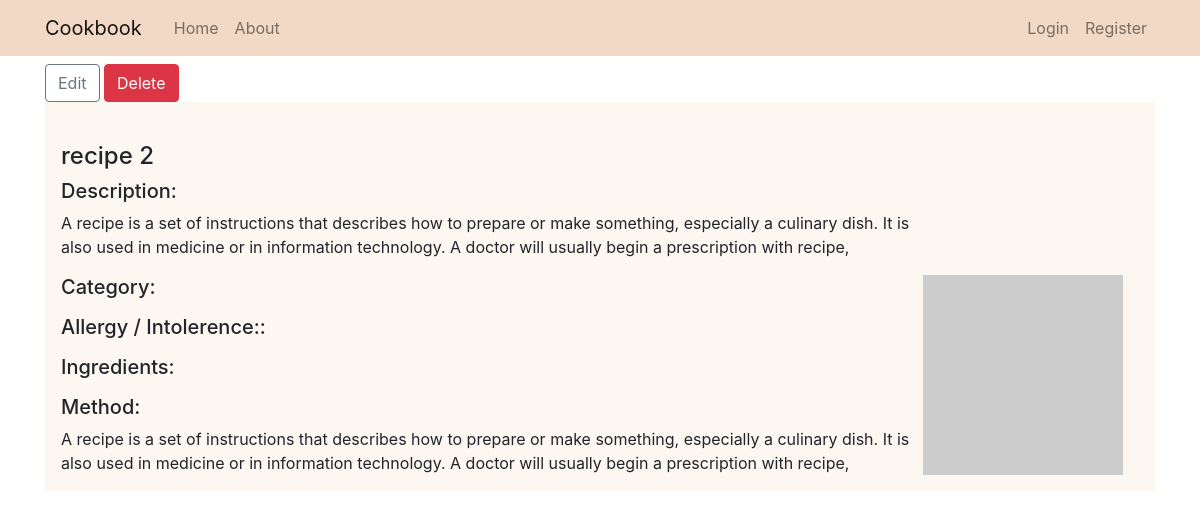
Screenshot of /recipe/2 with the database file from the repository.
### cookbook/models.py (models this page shows, shortened)
class Recipe(db.Model):
    id = db.Column(db.Integer, primary_key=True)
    title = db.Column(db.String(100), nullable=False)
    category = db.Column(db.String(100), nullable=False, default='')
    requirement = db.Column(db.String(100), nullable=False, default='')
    ingredients = db.Column(db.Text, nullable=False, default='')
    date = db.Column(db.DateTime, nullable=False, default=datetime.utcnow)
    description = db.Column(db.Text, nullable=False, default='')
    method = db.Column(db.Text, nullable=False, default='')
    picture = db.Column(db.String(150), nullable=False, default='https://dummyimage.com/300')
    user_id = db.Column(db.Integer, db.ForeignKey('user.id'), nullable=False) # foreign key to the author of the recipe

### cookbook/routes.py (the view)
@app.route("/recipe/<int:recipe_id>")
def recipe(recipe_id):
    recipe = Recipe.query.get_or_404(recipe_id)
    return render_template('recipe.html', recipe=recipe)

### cookbook/templates/recipe.html (shortened to what this page needs)
{% extends "main.html" %}
{% block content %}
<div>
    <a class="btn btn-outline-secondary mt-2" href="{{ url_for('edit_recipe', recipe_id=recipe.id ) }}">Edit</a>
    <button type="button" class="btn btn-danger mt-2" data-toggle="modal" data-target="#exampleModal">
        Delete
    </button>
</div>
<div class="media">
    <div class="media-body">
        <h4 class="mt-4">{{ recipe.title }}</h4>
        <h5>Description:</h5>
        <p>{{ recipe.description }}</p>
        <h5>Category:</h5>
        <h5>Allergy / Intolerence::</h5>
        <h5>Ingredients:</h5>
        <h5>Method:</h5>
        <p class="mb-0">{{ recipe.method }}</p>
    </div>
    <img src="{{ recipe.picture }}" class="align-self-end mr-3" alt="..." height="200">
</div>
{% endblock content %}

### cookbook/static/style.css (style rules this page uses)
.media { background-color: rgb(252, 247, 240); padding: 1rem; }

### rows the page displays
Recipe: title "recipe 2", description "A recipe is a set of instructions that describes how to prepare or make something, especially a culinary dish. It is also used in medicine or in information technology. A doctor will usually begin a prescription with recipe,", method "A recipe is a set of instructions that describes how to prepare or make something, especially a culinary dish. It is also used in medicine or in information technology. A doctor will usually begin a prescription with recipe,"
